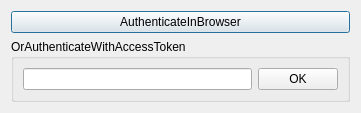
<?xml version="1.0" encoding="UTF-8"?>
<ui version="4.0">
 <class>AuthenticateWithTwitchDialog</class>
 <widget class="QDialog" name="AuthenticateWithTwitchDialog">
  <property name="geometry">
   <rect>
    <x>0</x>
    <y>0</y>
    <width>361</width>
    <height>108</height>
   </rect>
  </property>
  <property name="windowTitle">
   <string>AuthenticateWithTwitch</string>
  </property>
  <layout class="QVBoxLayout" name="verticalLayout">
   <item>
    <widget class="QPushButton" name="authenticateInBrowserButton">
     <property name="text">
      <string>AuthenticateInBrowser</string>
     </property>
    </widget>
   </item>
   <item>
    <widget class="QGroupBox" name="authenticateWithAccessTokenGroup">
     <property name="title">
      <string>OrAuthenticateWithAccessToken</string>
     </property>
     <layout class="QHBoxLayout" name="horizontalLayout">
      <item>
       <widget class="QLineEdit" name="accessTokenEdit"/>
      </item>
      <item>
       <widget class="QPushButton" name="authenticateWithAccessTokenButton">
        <property name="text">
         <string>OK</string>
        </property>
       </widget>
      </item>
     </layout>
    </widget>
   </item>
  </layout>
 </widget>
 <resources/>
 <connections/>
</ui>
